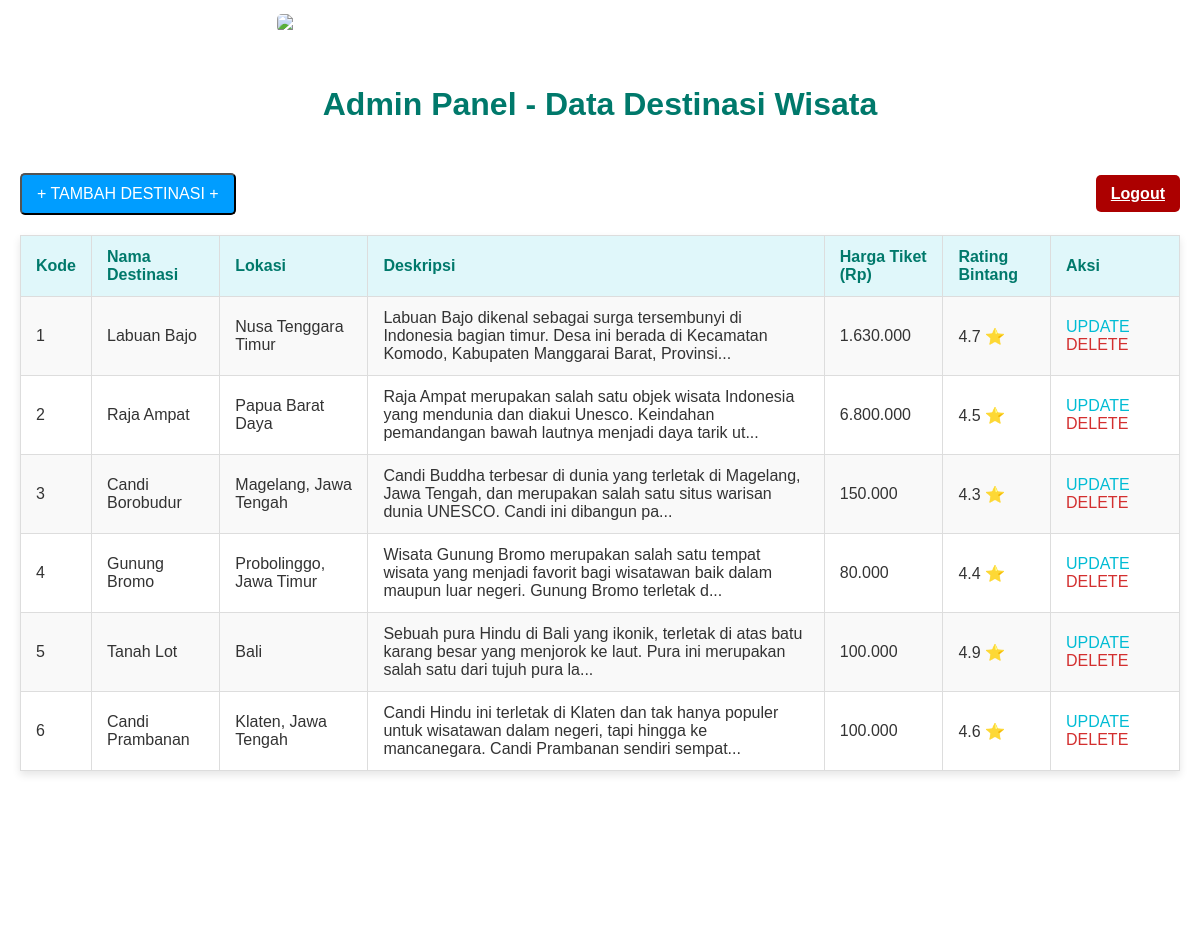
The app's page /admin_index.php (signed in) with its own data.
### tables this page shows
CREATE TABLE `destinasi` (
  `kode` int NOT NULL,
  `nama` varchar(100) NOT NULL,
  `lokasi` varchar(100) NOT NULL,
  `deskripsi` text,
  `harga_tiket` decimal(10,2) DEFAULT NULL,
  `rating_bintang` decimal(2,1) DEFAULT NULL
);

### admin_index.php (the view, shortened to what this page needs)
<?php
include 'connection.php';
?>
<!DOCTYPE html>
<html lang="en">
<head>
    <link rel="stylesheet" href="admin_index_style.css">
</head>
<body>
    <div class="nav">
        <a href="index.php"><img src="./img/logoback.png" alt="Logo Tresna Nusantara" class="nav-logo"></a>
        <a href="index.php">Destinasi Populer</a>
        <a href="about.html">Tentang Kami</a>
        <a href="register.php">Register</a>
    </div>
    <div class="titlespace">
        <h1>Admin Panel - Data Destinasi Wisata</h1>
    </div>
    <div class="container">
        <div class="actions">
            <a href="add.php"><button>+ TAMBAH DESTINASI +</button></a>
            <div class="logout"><a href="logout.php">Logout</a></div>
        </div>
        <table>
            <tr>
                <th>Kode</th>
                <th>Nama Destinasi</th>
                <th>Lokasi</th>
                <th>Deskripsi</th>
                <th>Harga Tiket (Rp)</th>
                <th>Rating Bintang</th>
                <th>Aksi</th>
            </tr>
            <?php
            $destinasi = mysqli_query($connection, "SELECT * FROM destinasi ORDER BY kode ASC");
            while ($d = mysqli_fetch_array($destinasi)) {
                ?>
                <tr>
                    <td><?php echo htmlspecialchars($d['kode']); ?></td>
                    <td><?php echo htmlspecialchars($d['nama']); ?></td>
                    <td><?php echo htmlspecialchars($d['lokasi']); ?></td>
                    <td><?php
                        $deskripsi_singkat = substr($d['deskripsi'], 0, 145);
                        if (strlen($d['deskripsi']) > 145) $deskripsi_singkat .= '...';
                        echo htmlspecialchars($deskripsi_singkat);
                    ?></td>
                    <td><?php echo number_format($d['harga_tiket'], 0, ',', '.'); ?></td>
                    <td><?php echo htmlspecialchars($d['rating_bintang']); ?> ⭐</td>
                    <td>
                        <a href="update.php?kode=<?php echo htmlspecialchars($d['kode']); ?>">UPDATE</a>
                        <a href="delete.php?kode=<?php echo htmlspecialchars($d['kode']); ?>" class="delete-btn" onclick="return confirm('Yakin ingin menghapus destinasi ini?');">DELETE</a>
                    </td>
                </tr>
                <?php
            }
            ?>
        </table>
    </div>
    <div class="footer">
        Joshua Alexander Christanto - Tresna Nusantara - 2025<br>
        <br>
    </div>
</body>
</html>

### admin_index_style.css (style rules this page uses)
body { font-family: 'Arial', sans-serif; margin: 0; padding: 0; background-image:url("./img/hill.jpeg"); background-position: center; background-size: cover; color: #333; min-height: 100vh; display: flex; flex-direction: column; }
.nav-logo { height: 60px; width: auto; border-radius: 5px; }
.nav { background-image: url("./img/leaf.avif"); background-position: center; background-size: cover; padding-top: 4px; padding-bottom: 4px; display: flex; justify-content: center; align-items: center; }
.nav a { color: white; text-decoration: none; padding: 10px 20px; margin: 0 10px; border-radius: 5px; transition: background-color 0.3s; display: inline-block; }
.titlespace { margin-top: 20px; border-radius: 20px; text-align: center; padding: 20px; color: #00796b; background-image: url("./img/logbodyback.avif"); align-self: center; width: auto; }
.titlespace h1 { margin: 0; }
.container { max-width: 1200px; margin: 30px auto; padding: 0 20px; flex-grow: 1; }
.actions { margin-bottom: 20px; display: flex; justify-content: space-between; align-items: center; }
.actions a button { background-color: #009dff; color: white; padding: 10px 15px; border-radius: 5px; cursor: pointer; font-size: 1em; transition: background-color 0.3s; }
.actions .logout a { color: #ffffff; background-color: #ac0000; font-weight: bold; padding: 10px 15px; border-radius: 5px; font-size: 1em; transition: background-color 0.3s; }
table { width: 100%; border-collapse: collapse; background-color: white; box-shadow: 0 4px 8px rgba(0,0,0,0.1); }
th, td { padding: 12px 15px; border: 1px solid #ddd; text-align: left; }
th { background-color: #e0f7fa; color: #00796b; }
tr:nth-child(even) { background-color: #f9f9f9; }
td a { text-decoration: none; color: #00bcd4; margin-right: 10px; transition: color 0.3s; }
.delete-btn { color: #d32f2f; }
.footer { text-align: center; padding: 20px; background-image:url("./img/brick.png"); background-position: center; background-size: cover; color: white; margin-top: 40px; }

### records on screen
destinasi: kode "1", nama "Labuan Bajo", lokasi "Nusa Tenggara Timur", deskripsi "Labuan Bajo dikenal sebagai surga tersembunyi di Indonesia bagian timur. Desa ini berada di Kecamatan Komodo, Kabupaten Manggarai Barat, Provinsi...", harga_tiket "1.630.000", rating_bintang "4.7"
destinasi: kode "2", nama "Raja Ampat", lokasi "Papua Barat Daya", deskripsi "Raja Ampat merupakan salah satu objek wisata Indonesia yang mendunia dan diakui Unesco. Keindahan pemandangan bawah lautnya menjadi daya tarik ut...", harga_tiket "6.800.000", rating_bintang "4.5"
destinasi: kode "3", nama "Candi Borobudur", lokasi "Magelang, Jawa Tengah", deskripsi "Candi Buddha terbesar di dunia yang terletak di Magelang, Jawa Tengah, dan merupakan salah satu situs warisan dunia UNESCO. Candi ini dibangun pa...", harga_tiket "150.000", rating_bintang "4.3"
destinasi: kode "4", nama "Gunung Bromo", lokasi "Probolinggo, Jawa Timur", deskripsi "Wisata Gunung Bromo merupakan salah satu tempat wisata yang menjadi favorit bagi wisatawan baik dalam maupun luar negeri. Gunung Bromo terletak d...", harga_tiket "80.000", rating_bintang "4.4"
destinasi: kode "5", nama "Tanah Lot", lokasi "Bali", deskripsi "Sebuah pura Hindu di Bali yang ikonik, terletak di atas batu karang besar yang menjorok ke laut. Pura ini merupakan salah satu dari tujuh pura la...", harga_tiket "100.000", rating_bintang "4.9"
destinasi: kode "6", nama "Candi Prambanan", lokasi "Klaten, Jawa Tengah", deskripsi "Candi Hindu ini terletak di Klaten dan tak hanya populer untuk wisatawan dalam negeri, tapi hingga ke mancanegara. Candi Prambanan sendiri sempat...", harga_tiket "100.000", rating_bintang "4.6"
